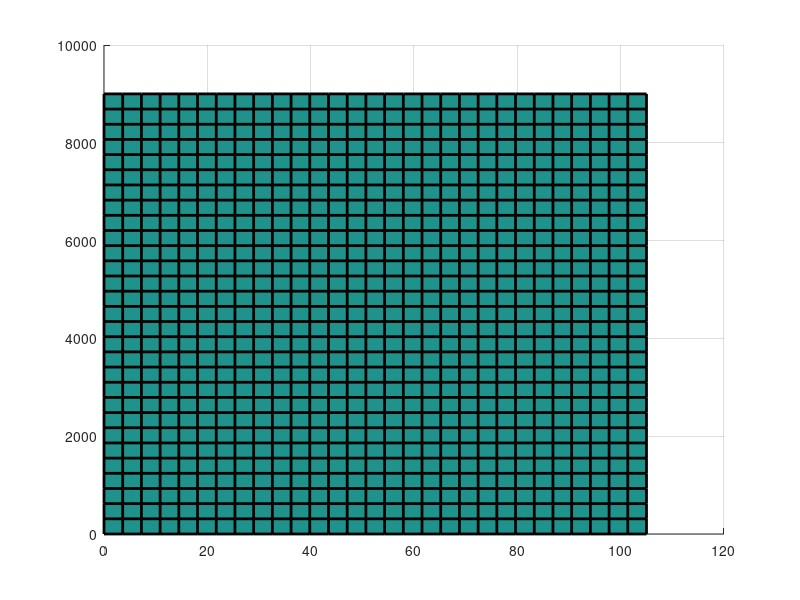

The MATLAB script that drew this image: (Note: this script raises an error after producing the figure.)
%% Get Tile coding.
clc;
clear all
NumOfTilings = 1;
SupremumOfDistance = 9000;   %m
InfimumOfDistance = 0;
SupremumOfVelocity = 105/3.6; %m/s
InfimumOfVelocity = 0;        %m/s
NumOfGridDistance = 30;
NumOfGridVelocity = 30;
NumOfTiles = NumOfGridVelocity*NumOfGridDistance;
GridWidthDistance = (SupremumOfDistance-InfimumOfDistance)/(NumOfGridDistance-1);
GridWidthVelocity = (SupremumOfVelocity-InfimumOfVelocity)/(NumOfGridVelocity-1);
BaseGrid = [InfimumOfVelocity:GridWidthVelocity:SupremumOfVelocity+GridWidthVelocity
    InfimumOfDistance:GridWidthDistance:SupremumOfDistance+GridWidthDistance];
GridOffset = [GridWidthVelocity*rand(NumOfTilings,1) GridWidthDistance*rand(NumOfTilings,1)];
GridLikeTilings = cell(1,NumOfTilings);

[X,Y] = meshgrid(3.6*BaseGrid(1,1:end-1),BaseGrid(2,1:end-1));
Z = X.*Y*0+1;
surf(X,Y,Z,'linewidth',2);
view([0 90])
alpha(0);

for i = 1:NumOfTilings
    GridLikeTilings{i} = [BaseGrid(1,:)-GridOffset(i,1);BaseGrid(2,:)-GridOffset(i,2)];
    [X,Y] = meshgrid(3.6*GridLikeTilings{i}(1,:),GridLikeTilings{i}(2,:));
    Z = X.*Y*0;
    mesh(X,Y,Z,'linewidth',1);
    alpha(0);
    view([0 90])
    hold on
    pause(0.5);
end

%% Save the GridLikeTilings for multiple tests.
% save('GridLikeTilings','GridLikeTilings');